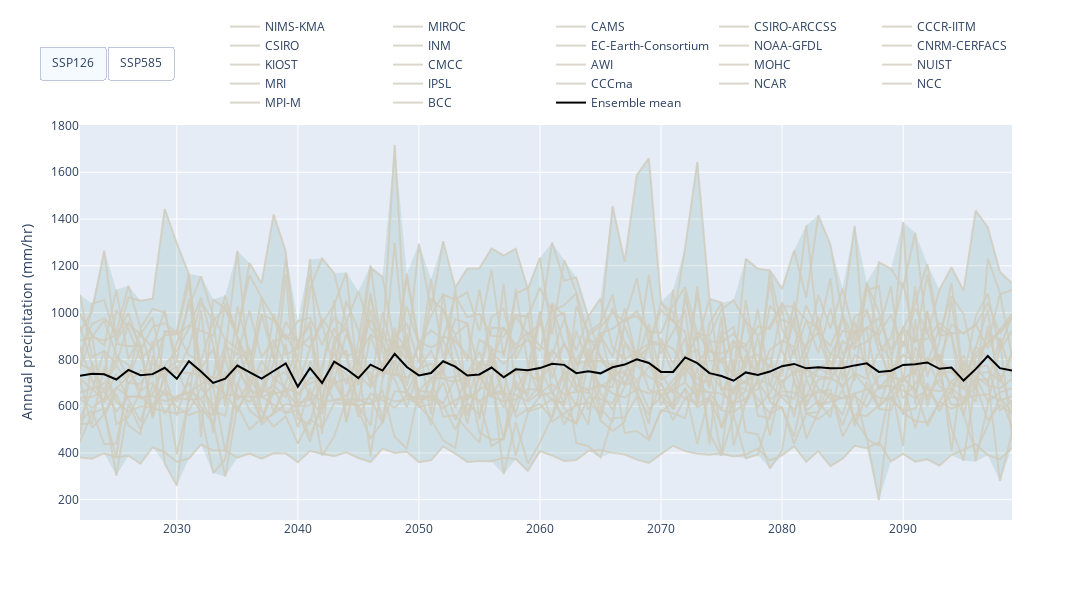
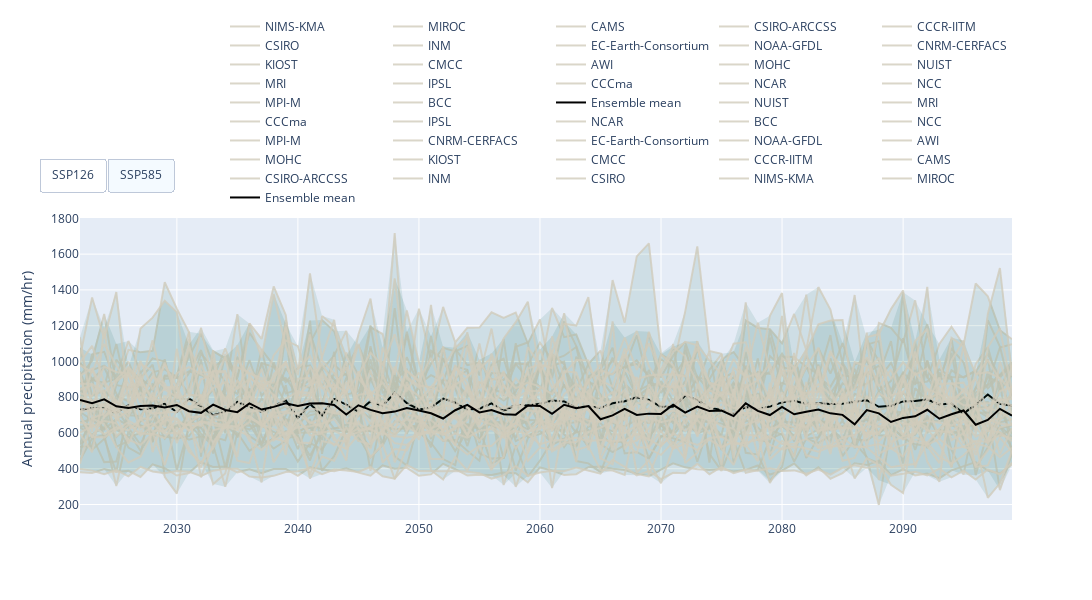

Notebook source saved alongside these figures, in order:
### Code cell
fig= go.Figure(list_figs, dict(width=1200, height=600))

fig.update_layout(legend=dict(
    orientation="h",
    yanchor="bottom",
    y=1.02,
    xanchor="right",
    x=1),
    yaxis_title= 'Annual precipitation (mm/hr)',
    updatemenus = [
      go.layout.Updatemenu(
         type = "buttons", direction = "right", active = 1, x = 0.1, y = 1.2,
         buttons = list(
            [
               dict(
                  label = "SSP126", method = "update",
                  args = [{"visible": [True]*24+[False]*24}]
               ),
               dict(
                  label = "SSP585", method = "update", 
                  args = [{"visible": [False]*24+[True]*24}]
               )
            ]
         )
      )
   ])
fig.show()
